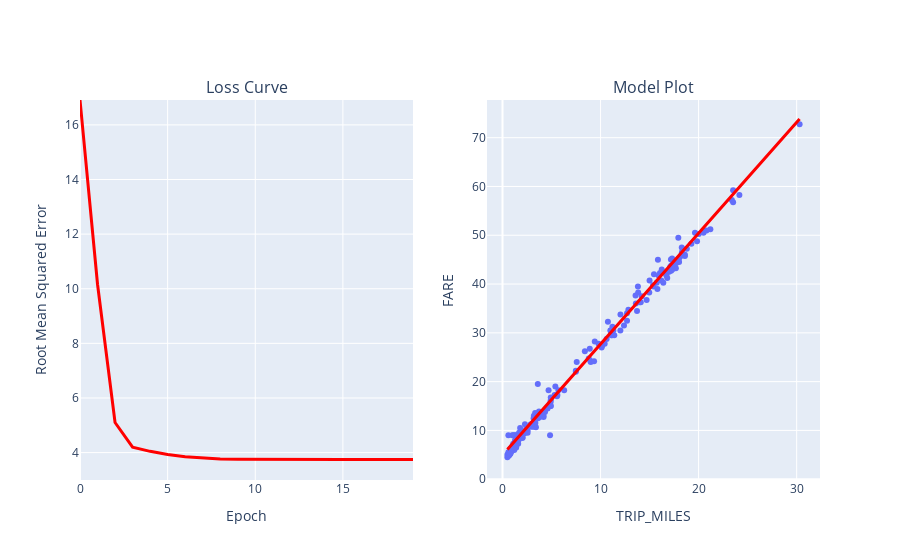

Write notebook code for a chart like this one.
### Markdown cell above
## Experiment with hyperparameters

It is common with machine learning to run multiple experiments to find the best set of hyperparmeters to train your model. In this step, try varying the hyperparameters one by one with this set of experiments:

* *Experiment 1:* **Increase** the learning rate to **``1``** (batch size at ``50``).
* *Experiment 2:* **Decrease** the learning rate to **``0.0001``** (batch size at ``50``).
* *Experiment 3:* **Increase** the batch size to **``500``** (learning rate at ``0.001``).

**Instructions**
1. Update the hyperparameter values in the **Experiment 2** code cell according to the experiment.
2. Run the **Experiment 2** code cell.
3. After the training run, examine the output and note any differences you see in the loss curve or model output.
4. Repeat steps 1 - 3 for each hyperparameter experiment.
5. **Check your understanding** by answering these questions:
  * How did raising the learning rate impact your ability to train the model?
  * How did lowering the learning rate impact your ability to train the model?
  * Did changing the batch size effect your training results?

### Code cell
#@title Code - Experiment 2

# The following variables are the hyperparameters.
# TODO - Adjust these hyperparameters to see how they impact a training run.
learning_rate = 0.001
epochs = 20
batch_size = 50

# Specify the feature and the label.
features = ['TRIP_MILES']
label = 'FARE'

model_1 = run_experiment(training_df, features, label, learning_rate, epochs, batch_size)

### Figure 1 — Plotly figure (JSON) as saved in the notebook; plotly's stock layout.template omitted (floating-point values rounded to 4 significant figures; data arrays with more than 128 entries replaced by an {"elided": "..."} marker saying what was removed)
{"data": [{"hovertemplate": "TRIP_MILES=%{x}<br>FARE=%{y}<extra></extra>", "legendgroup": "", "marker": {"color": "#636efa", "symbol": "circle"}, "mode": "markers", "name": "", "orientation": "v", "showlegend": false, "type": "scatter", "x": {"elided": "200 float values"}, "xaxis": "x2", "y": {"elided": "200 float values"}, "yaxis": "y2"}, {"hovertemplate": "TRIP_MILES=%{x}<br>FARE_PREDICTED=%{y}<extra></extra>", "legendgroup": "", "line": {"color": "#ff0000", "dash": "solid", "width": 3}, "marker": {"symbol": "circle"}, "mode": "lines", "name": "", "orientation": "v", "showlegend": false, "type": "scatter", "x": {"elided": "200 float values"}, "xaxis": "x2", "y": {"elided": "200 float values"}, "yaxis": "y2"}, {"hovertemplate": "x=%{x}<br>y=%{y}<extra></extra>", "legendgroup": "", "line": {"color": "#ff0000", "dash": "solid", "width": 3}, "marker": {"symbol": "circle"}, "mode": "lines", "name": "", "orientation": "v", "showlegend": false, "type": "scatter", "x": [0, 1, 2, 3, 4, 5, 6, 7, 8, 9, 10, 11, 12, 13, 14, 15, 16, 17, 18, 19], "xaxis": "x", "y": [16.91, 10.16, 5.1, 4.197, 4.046, 3.927, 3.845, 3.794, 3.768, 3.755, 3.75, 3.748, 3.747, 3.746, 3.746, 3.746, 3.746, 3.745, 3.746, 3.745], "yaxis": "y"}], "layout": {"annotations": [{"font": {"size": 16}, "showarrow": false, "text": "Loss Curve", "x": 0.225, "xanchor": "center", "xref": "paper", "y": 1, "yanchor": "bottom", "yref": "paper"}, {"font": {"size": 16}, "showarrow": false, "text": "Model Plot", "x": 0.775, "xanchor": "center", "xref": "paper", "y": 1, "yanchor": "bottom", "yref": "paper"}], "xaxis": {"anchor": "y", "domain": [0, 0.45], "title": {"text": "Epoch"}}, "xaxis2": {"anchor": "y2", "domain": [0.55, 1], "title": {"text": "TRIP_MILES"}}, "yaxis": {"anchor": "x", "domain": [0, 1], "range": [2.996, 16.91], "title": {"text": "Root Mean Squared Error"}}, "yaxis2": {"anchor": "x2", "domain": [0, 1], "title": {"text": "FARE"}}}}
